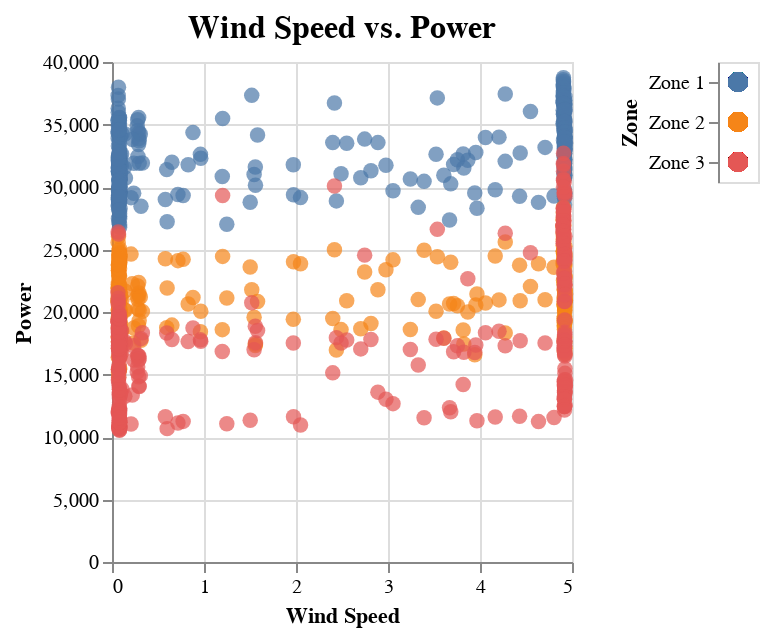

The code cell stored with this chart in its notebook:
### Code cell
# Remember: use click + shift to select multiple points inthe legend
wind | legend

### Figure 1 — Vega-Lite specification as saved in the notebook (floating-point values rounded to 4 significant figures; data arrays with more than 128 entries replaced by an {"elided": "..."} marker saying what was removed)
{"config": {"view": {"continuousWidth": 300, "continuousHeight": 300}}, "hconcat": [{"mark": {"type": "circle", "size": 60}, "encoding": {"color": {"condition": {"param": "param_1", "field": "Zone", "legend": null, "type": "nominal"}, "value": "lightgray"}, "tooltip": [{"field": "Power", "type": "quantitative"}], "x": {"field": "Wind Speed", "scale": {"zero": false}, "type": "quantitative"}, "y": {"field": "Power", "title": "Power", "type": "quantitative"}}, "height": 250, "name": "view_5", "title": {"text": "Wind Speed vs. Power", "fontSize": 16}, "width": 230}, {"mark": {"type": "circle", "size": 100}, "encoding": {"color": {"condition": {"param": "param_1", "field": "Zone", "legend": null, "type": "nominal"}, "value": "lightgray"}, "y": {"axis": {"orient": "left"}, "field": "Zone", "type": "nominal"}}, "name": "view_6"}], "data": {"name": "data-77cfe6893ca9d5b8bc53945969f69a87"}, "params": [{"name": "param_1", "select": {"type": "point", "fields": ["Zone"]}, "views": ["view_5", "view_6"]}], "$schema": "https://vega.github.io/schema/vega-lite/v5.16.3.json", "datasets": {"data-77cfe6893ca9d5b8bc53945969f69a87": {"elided": "1092 records"}}}
